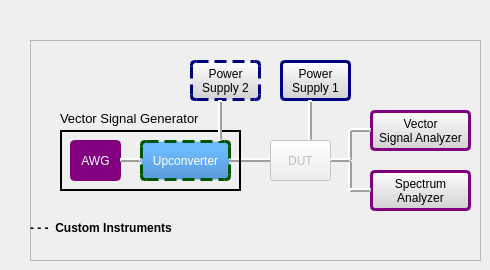
             <widget class="QWidget" name="page_4">
              <widget class="QFrame" name="frame_20">
               <property name="geometry">
                <rect>
                 <x>30</x>
                 <y>40</y>
                 <width>451</width>
                 <height>221</height>
                </rect>
               </property>
               <property name="frameShape">
                <enum>QFrame::StyledPanel</enum>
               </property>
               <property name="frameShadow">
                <enum>QFrame::Raised</enum>
               </property>
               <widget class="QLabel" name="label_75">
                <property name="geometry">
                 <rect>
                  <x>0</x>
                  <y>180</y>
                  <width>161</width>
                  <height>16</height>
                 </rect>
                </property>
                <property name="font">
                 <font>
                  <family>Arial</family>
                  <pointsize>9</pointsize>
                  <weight>75</weight>
                  <bold>true</bold>
                 </font>
                </property>
                <property name="text">
                 <string>- - -  Custom Instruments</string>
                </property>
               </widget>
               <widget class="QPushButton" name="pushButton_52">
                <property name="geometry">
                 <rect>
                  <x>250</x>
                  <y>20</y>
                  <width>71</width>
                  <height>41</height>
                 </rect>
                </property>
                <property name="font">
                 <font>
                  <family>Arial</family>
                  <pointsize>9</pointsize>
                  <weight>50</weight>
                  <bold>false</bold>
                 </font>
                </property>
                <property name="cursor">
                 <cursorShape>PointingHandCursor</cursorShape>
                </property>
                <property name="styleSheet">
                 <string notr="true">QPushButton {border:3px solid rgb(0, 0, 127); background-color:qlineargradient(spread:pad, x1:1, y1:1, x2:1, y2:0, stop:0 rgba(209, 209, 209, 255), stop:1 rgba(254, 254, 254, 255)); border-radius:5px;}</string>
                </property>
                <property name="text">
                 <string>Power 
Supply 1</string>
                </property>
               </widget>
               <widget class="QPushButton" name="pushButton_59">
                <property name="geometry">
                 <rect>
                  <x>340</x>
                  <y>70</y>
                  <width>101</width>
                  <height>41</height>
                 </rect>
                </property>
                <property name="font">
                 <font>
                  <family>Arial</family>
                  <pointsize>9</pointsize>
                  <weight>50</weight>
                  <bold>false</bold>
                 </font>
                </property>
                <property name="cursor">
                 <cursorShape>PointingHandCursor</cursorShape>
                </property>
                <property name="styleSheet">
                 <string notr="true">QPushButton{ border:3px solid purple;  background-color:qlineargradient(spread:pad, x1:1, y1:1, x2:1, y2:0, stop:0 rgba(209, 209, 209, 255), stop:1 rgba(254, 254, 254, 255)); border-radius:5px;}</string>
                </property>
                <property name="text">
                 <string>Vector 
Signal Analyzer</string>
                </property>
               </widget>
               <widget class="Line" name="line_87">
                <property name="geometry">
                 <rect>
                  <x>196</x>
                  <y>110</y>
                  <width>51</width>
                  <height>20</height>
                 </rect>
                </property>
                <property name="frameShadow">
                 <enum>QFrame::Raised</enum>
                </property>
                <property name="lineWidth">
                 <number>2</number>
                </property>
                <property name="orientation">
                 <enum>Qt::Horizontal</enum>
                </property>
               </widget>
               <widget class="Line" name="line_88">
                <property name="geometry">
                 <rect>
                  <x>310</x>
                  <y>90</y>
                  <width>20</width>
                  <height>31</height>
                 </rect>
                </property>
                <property name="frameShadow">
                 <enum>QFrame::Raised</enum>
                </property>
                <property name="lineWidth">
                 <number>2</number>
                </property>
                <property name="orientation">
                 <enum>Qt::Vertical</enum>
                </property>
               </widget>
               <widget class="QPushButton" name="pushButton_60">
                <property name="geometry">
                 <rect>
                  <x>160</x>
                  <y>20</y>
                  <width>71</width>
                  <height>41</height>
                 </rect>
                </property>
                <property name="font">
                 <font>
                  <family>Arial</family>
                  <pointsize>9</pointsize>
                  <weight>50</weight>
                  <bold>false</bold>
                 </font>
                </property>
                <property name="cursor">
                 <cursorShape>PointingHandCursor</cursorShape>
                </property>
                <property name="styleSheet">
                 <string notr="true">QPushButton {border:3px dashed rgb(0, 0, 127); background-color:qlineargradient(spread:pad, x1:1, y1:1, x2:1, y2:0, stop:0 rgba(209, 209, 209, 255), stop:1 rgba(254, 254, 254, 255)); border-radius:5px;}</string>
                </property>
                <property name="text">
                 <string>Power 
Supply 2</string>
                </property>
               </widget>
               <widget class="QPushButton" name="pushButton_61">
                <property name="geometry">
                 <rect>
                  <x>340</x>
                  <y>130</y>
                  <width>101</width>
                  <height>41</height>
                 </rect>
                </property>
                <property name="font">
                 <font>
                  <family>Arial</family>
                  <pointsize>9</pointsize>
                  <weight>50</weight>
                  <bold>false</bold>
                 </font>
                </property>
                <property name="cursor">
                 <cursorShape>PointingHandCursor</cursorShape>
                </property>
                <property name="styleSheet">
                 <string notr="true">QPushButton{ border:3px solid purple;  background-color:qlineargradient(spread:pad, x1:1, y1:1, x2:1, y2:0, stop:0 rgba(209, 209, 209, 255), stop:1 rgba(254, 254, 254, 255)); border-radius:5px;}</string>
                </property>
                <property name="text">
                 <string>Spectrum 
Analyzer</string>
                </property>
               </widget>
               <widget class="Line" name="line_89">
                <property name="geometry">
                 <rect>
                  <x>270</x>
                  <y>60</y>
                  <width>20</width>
                  <height>41</height>
                 </rect>
                </property>
                <property name="frameShadow">
                 <enum>QFrame::Raised</enum>
                </property>
                <property name="lineWidth">
                 <number>2</number>
                </property>
                <property name="orientation">
                 <enum>Qt::Vertical</enum>
                </property>
               </widget>
               <widget class="QPushButton" name="pushButton_62">
                <property name="enabled">
                 <bool>false</bool>
                </property>
                <property name="geometry">
                 <rect>
                  <x>240</x>
                  <y>100</y>
                  <width>61</width>
                  <height>41</height>
                 </rect>
                </property>
                <property name="font">
                 <font>
                  <family>Arial</family>
                  <pointsize>9</pointsize>
                 </font>
                </property>
                <property name="text">
                 <string>DUT</string>
                </property>
               </widget>
               <widget class="Line" name="line_90">
                <property name="geometry">
                 <rect>
                  <x>310</x>
                  <y>120</y>
                  <width>21</width>
                  <height>31</height>
                 </rect>
                </property>
                <property name="frameShadow">
                 <enum>QFrame::Raised</enum>
                </property>
                <property name="lineWidth">
                 <number>2</number>
                </property>
                <property name="orientation">
                 <enum>Qt::Vertical</enum>
                </property>
               </widget>
               <widget class="QFrame" name="frame_21">
                <property name="geometry">
                 <rect>
                  <x>30</x>
                  <y>90</y>
                  <width>181</width>
                  <height>61</height>
                 </rect>
                </property>
                <property name="frameShape">
                 <enum>QFrame::Box</enum>
                </property>
                <property name="frameShadow">
                 <enum>QFrame::Plain</enum>
                </property>
                <property name="lineWidth">
                 <number>2</number>
                </property>
                <widget class="QPushButton" name="awgWorkflowButton_5">
                 <property name="geometry">
                  <rect>
                   <x>10</x>
                   <y>10</y>
                   <width>51</width>
                   <height>41</height>
                  </rect>
                 </property>
                 <property name="font">
                  <font>
                   <family>Arial</family>
                   <pointsize>9</pointsize>
                   <weight>50</weight>
                   <bold>false</bold>
                  </font>
                 </property>
                 <property name="cursor">
                  <cursorShape>ArrowCursor</cursorShape>
                 </property>
                 <property name="styleSheet">
                  <string notr="true">QPushButton{ border:3px solid purple;  background-color:purple; border-radius:5px; color:white}</string>
                 </property>
                 <property name="text">
                  <string>AWG</string>
                 </property>
                </widget>
                <widget class="QPushButton" name="upButton_2">
                 <property name="geometry">
                  <rect>
                   <x>80</x>
                   <y>10</y>
                   <width>91</width>
                   <height>41</height>
                  </rect>
                 </property>
                 <property name="font">
                  <font>
                   <family>Arial</family>
                   <pointsize>9</pointsize>
                   <weight>50</weight>
                   <bold>false</bold>
                  </font>
                 </property>
                 <property name="cursor">
                  <cursorShape>PointingHandCursor</cursorShape>
                 </property>
                 <property name="styleSheet">
                  <string notr="true">QPushButton{ border:3px dashed #005500; background-color:qlineargradient(spread:pad, x1:1, y1:1, x2:1, y2:0.21, stop:0 rgba(90, 154, 215, 255), stop:1 rgba(107, 186, 255, 255)); border-radius:5px;color:white}</string>
                 </property>
                 <property name="text">
                  <string>Upconverter</string>
                 </property>
                </widget>
                <widget class="Line" name="line_91">
                 <property name="geometry">
                  <rect>
                   <x>60</x>
                   <y>20</y>
                   <width>21</width>
                   <height>20</height>
                  </rect>
                 </property>
                 <property name="styleSheet">
                  <string notr="true"/>
                 </property>
                 <property name="frameShadow">
                  <enum>QFrame::Raised</enum>
                 </property>
                 <property name="lineWidth">
                  <number>2</number>
                 </property>
                 <property name="orientation">
                  <enum>Qt::Horizontal</enum>
                 </property>
                </widget>
               </widget>
               <widget class="Line" name="line_92">
                <property name="geometry">
                 <rect>
                  <x>300</x>
                  <y>110</y>
                  <width>21</width>
                  <height>20</height>
                 </rect>
                </property>
                <property name="frameShadow">
                 <enum>QFrame::Raised</enum>
                </property>
                <property name="lineWidth">
                 <number>2</number>
                </property>
                <property name="orientation">
                 <enum>Qt::Horizontal</enum>
                </property>
               </widget>
               <widget class="Line" name="line_93">
                <property name="geometry">
                 <rect>
                  <x>320</x>
                  <y>140</y>
                  <width>21</width>
                  <height>20</height>
                 </rect>
                </property>
                <property name="frameShadow">
                 <enum>QFrame::Raised</enum>
                </property>
                <property name="lineWidth">
                 <number>2</number>
                </property>
                <property name="orientation">
                 <enum>Qt::Horizontal</enum>
                </property>
               </widget>
               <widget class="QLabel" name="label_76">
                <property name="geometry">
                 <rect>
                  <x>30</x>
                  <y>70</y>
                  <width>141</width>
                  <height>16</height>
                 </rect>
                </property>
                <property name="font">
                 <font>
                  <pointsize>10</pointsize>
                 </font>
                </property>
                <property name="text">
                 <string>Vector Signal Generator</string>
                </property>
               </widget>
               <widget class="Line" name="line_94">
                <property name="geometry">
                 <rect>
                  <x>320</x>
                  <y>80</y>
                  <width>21</width>
                  <height>20</height>
                 </rect>
                </property>
                <property name="frameShadow">
                 <enum>QFrame::Raised</enum>
                </property>
                <property name="lineWidth">
                 <number>2</number>
                </property>
                <property name="orientation">
                 <enum>Qt::Horizontal</enum>
                </property>
               </widget>
               <widget class="Line" name="line_95">
                <property name="geometry">
                 <rect>
                  <x>180</x>
                  <y>60</y>
                  <width>20</width>
                  <height>41</height>
                 </rect>
                </property>
                <property name="frameShadow">
                 <enum>QFrame::Raised</enum>
                </property>
                <property name="lineWidth">
                 <number>2</number>
                </property>
                <property name="orientation">
                 <enum>Qt::Vertical</enum>
                </property>
               </widget>
              </widget>
             </widget>
